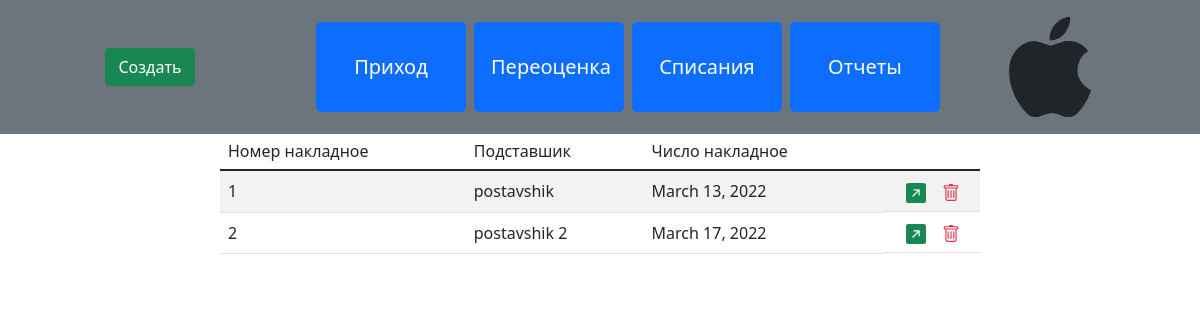
Before: /prixod/ with the older database file.
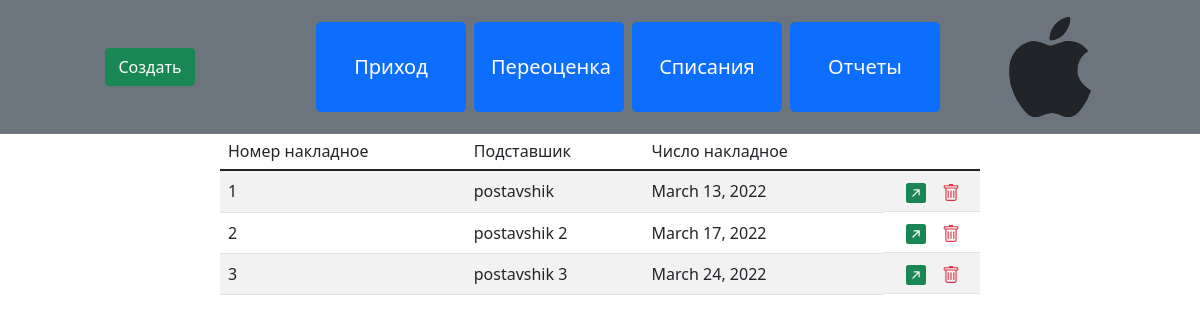
After: the same page with the newer database file.
### dorilar/models.py (models this page shows, shortened)
class NakladnoyNo(models.Model):
    nakladnoy_nom = models.BigIntegerField(unique=True)
    postavshik = models.ForeignKey(Firma, on_delete=models.CASCADE)
    date = models.DateField(auto_now_add=True)

class Firma(models.Model):
    firma = models.CharField(max_length=200)
    def __str__(self):
        return self.firma

### dorilar/views.py (the view, shortened to what this page needs)
# urls.py: path('prixod/', nakladnoy, name='prixod'),
def nakladnoy(request, id=0):
    if request.method == "POST":
        form = NakladnoyNoForm(request.POST or None)
        if form.is_valid():
            form.save()
            return redirect('/prixod/')
        else:
            return HttpResponse("Yemadi")
    else:
        if id == 0:
            form = TovarForm()
            nakladnoyi = NakladnoyNo.objects.all()
            nakladnotNoForm = NakladnoyNoForm()
            return render(
                request,
                'prixod/prixod.html',
                {
                    'form': form,
                    'nakladnoyi': nakladnoyi,
                    'nakladnotNoForm': nakladnotNoForm
                }
            )

### dorilar/models.py (called while the page is built)
    def __str__(self):
        return self.tip

### dorilar/templates/prixod/prixod.html (shortened to what this page needs)
{% extends 'base.html' %}
{% load crispy_forms_tags %}
{% block btns %}
    <div class="col-3 py-5 d-flex justify-content-center">
        <div class="btn-group" role="group" aria-label="Basic mixed styles example">
          <button type="button" class="btn btn-success" data-toggle="modal" data-target="#myModal">Создать</button>
        </div>
    </div>
{% endblock btns %}
{% block main %}
    <div class="container col-8">
        <table class="table table-striped table-hover">
        <thead class="border-bottom font-weight-bold thead-dark">
            <tr class="h6">
                <td>Номер накладное</td>
                <td>Подставшик</td>
                <td>Число накладное</td>
            </tr>
        </thead>
        <tbody>
            {% for naklad in nakladnoyi %}
                    <tr>
                        <td>
                            {{ naklad.nakladnoy_nom }}
                        </td>
                        <td>
                            {{ naklad.postavshik }}
                        </td>
                        <td>
                            {{ naklad.date }}
                        </td>
                        <td class="d-flex flex-row justify-content-evenly align-items-center">
                            <a href="{% url 'prixodlar_detail' naklad.nakladnoy_nom %}" class="text-success mx-1">
                            </a>
                            <a href="{% url 'deleteNakladnoy' naklad.id %}" class="text-danger">
                            </a>
                        </td>
                    </tr>
            {% endfor %}
        </tbody>
    </table>
</div>
{% endblock main %}

Changed rows visible on the page:
added NakladnoyNo: nakladnoy_nom "3", postavshik "postavshik 3", date "March 24, 2022"
